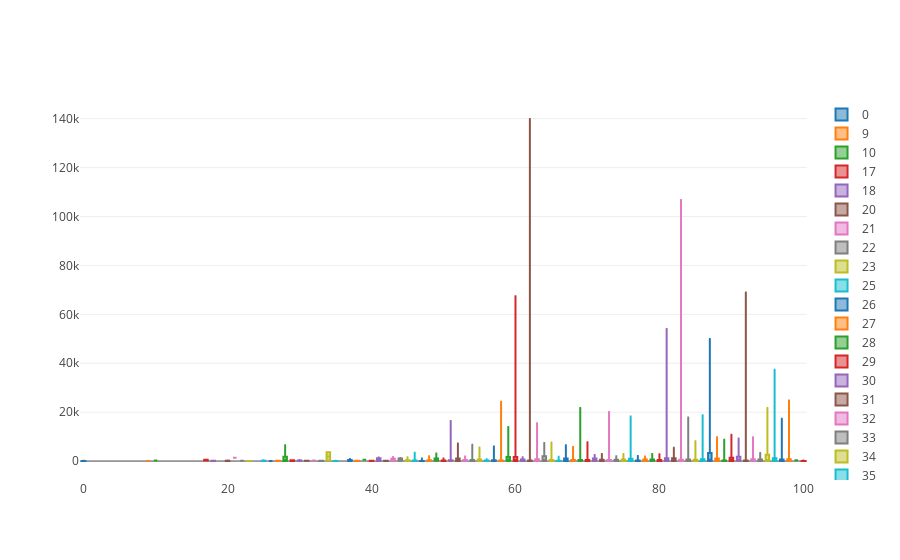

The cell this chart's notebook holds for it:
### Markdown cell above
#### Age

In a playable state according to daily CCU usage, the product released longest ago is "Airmech Strike" on 08/11/2012. The product released closest to now is "Rise Of Industry", on 09/02/2018.

The range spans 5 years, 3 months and 1 days.

#### Distribution

###### Reviews

As the largest dataset, the lowest amount of reviews for a game is 20 (constrained), and the highest is 139,867. The average (less helpful here) is 1569, and the median is 122.

###### Sentiment

User scores range from 0 to 100. The average userscore is 72, and the median is 75.

It is important to note that products with scores at the lowest and highest percentiles have had less reviews (see below). The largest deviation at ~60 is likely explained by the polarity of popular games.

### Code cell
user_score_distribution = json.load(open('./dumps/user-score-distribution.json'))

data = []

for item in user_score_distribution:
    if len(item['review_count']) > 0:
        review_count = item['review_count']
        data.append(
            go.Box(
                y=review_count,
                name=item['score'],
                boxpoints = False
            )
        )

iplot(data)

### Figure 1 — Plotly figure (JSON) as saved in the notebook; plotly's stock layout.template omitted (floating-point values rounded to 4 significant figures)
{"data": [{"boxpoints": false, "name": 0, "type": "box", "y": [21, 21, 22, 26, 27, 29, 40, 41, 85]}, {"boxpoints": false, "name": 9, "type": "box", "y": [25]}, {"boxpoints": false, "name": 10, "type": "box", "y": [229]}, {"boxpoints": false, "name": 17, "type": "box", "y": [198, 501]}, {"boxpoints": false, "name": 18, "type": "box", "y": [71, 99]}, {"boxpoints": false, "name": 20, "type": "box", "y": [25, 39, 76, 141, 247]}, {"boxpoints": false, "name": 21, "type": "box", "y": [1312]}, {"boxpoints": false, "name": 22, "type": "box", "y": [146]}, {"boxpoints": false, "name": 23, "type": "box", "y": [22, 26, 34]}, {"boxpoints": false, "name": 25, "type": "box", "y": [24, 48, 50, 83, 377]}, {"boxpoints": false, "name": 26, "type": "box", "y": [62]}, {"boxpoints": false, "name": 27, "type": "box", "y": [42, 81]}, {"boxpoints": false, "name": 28, "type": "box", "y": [45, 49, 116, 178, 6470]}, {"boxpoints": false, "name": 29, "type": "box", "y": [20, 324]}, {"boxpoints": false, "name": 30, "type": "box", "y": [21, 26, 73, 125, 247, 457]}, {"boxpoints": false, "name": 31, "type": "box", "y": [80, 165]}, {"boxpoints": false, "name": 32, "type": "box", "y": [274]}, {"boxpoints": false, "name": 33, "type": "box", "y": [28, 65, 93]}, {"boxpoints": false, "name": 34, "type": "box", "y": [175, 3626]}, {"boxpoints": false, "name": 35, "type": "box", "y": [42, 50, 77]}, {"boxpoints": false, "name": 37, "type": "box", "y": [38, 46, 134, 789]}, {"boxpoints": false, "name": 38, "type": "box", "y": [29, 37, 60, 93, 94, 137]}, {"boxpoints": false, "name": 39, "type": "box", "y": [578]}, {"boxpoints": false, "name": 40, "type": "box", "y": [27, 49, 77, 82, 96]}, {"boxpoints": false, "name": 41, "type": "box", "y": [44, 121, 1452]}, {"boxpoints": false, "name": 42, "type": "box", "y": [37, 104]}, {"boxpoints": false, "name": 43, "type": "box", "y": [90, 164, 626, 698, 1686]}, {"boxpoints": false, "name": 44, "type": "box", "y": [170, 492, 1230]}, {"boxpoints": false, "name": 45, "type": "box", "y": [23, 31, 47, 50, 62, 73, 79, 89, 197, 230, 774, 849, 1535]}, {"boxpoints": false, "name": 46, "type": "box", "y": [25, 30, 41, 42, 144, 253, 3435]}, {"boxpoints": false, "name": 47, "type": "box", "y": [25, 27, 30, 38, 63, 1061]}, {"boxpoints": false, "name": 48, "type": "box", "y": [67, 70, 78, 148, 156, 164, 403, 1932]}, {"boxpoints": false, "name": 49, "type": "box", "y": [74, 93, 344, 633, 850, 1125, 3101]}, {"boxpoints": false, "name": 50, "type": "box", "y": [22, 22, 23, 26, 28, 31, 32, 47, 69, 75, 100, 104, 191, 197, 411, 465, 1064]}, {"boxpoints": false, "name": 51, "type": "box", "y": [35, 78, 92, 104, 236, 358, 16326]}, {"boxpoints": false, "name": 52, "type": "box", "y": [24, 39, 63, 89, 127, 1340, 7214]}, {"boxpoints": false, "name": 53, "type": "box", "y": [25, 45, 61, 75, 84, 89, 185, 963, 1879]}, {"boxpoints": false, "name": 54, "type": "box", "y": [33, 36, 46, 82, 88, 239, 305, 624, 6689]}, {"boxpoints": false, "name": 55, "type": "box", "y": [34, 80, 89, 101, 108, 147, 190, 207, 626, 740, 1971, 5496]}, {"boxpoints": false, "name": 56, "type": "box", "y": [20, 140, 152, 169, 202, 267, 690]}, {"boxpoints": false, "name": 57, "type": "box", "y": [23, 24, 76, 105, 150, 239, 252, 606, 5981]}, {"boxpoints": false, "name": 58, "type": "box", "y": [34, 44, 48, 60, 79, 90, 91, 102, 121, 138, 220, 1019, 2007, 24286]}, {"boxpoints": false, "name": 59, "type": "box", "y": [41, 76, 158, 527, 665, 2051, 13912]}, {"boxpoints": false, "name": 60, "type": "box", "y": [20, 33, 66, 79, 123, 253, 1168, 2962, 67341]}, {"boxpoints": false, "name": 61, "type": "box", "y": [20, 25, 69, 107, 279, 453, 639, 662, 1527]}, {"boxpoints": false, "name": 62, "type": "box", "y": [20, 41, 58, 61, 118, 131, 137, 144, 155, 192, 305, 126642, 139867]}, {"boxpoints": false, "name": 63, "type": "box", "y": [36, 42, 59, 60, 66, 72, 144, 180, 251, 1155, 5930, 15470]}, {"boxpoints": false, "name": 64, "type": "box", "y": [22, 45, 52, 52, 105, 432, 1121, 1414, 2084, 2287, 7362]}, {"boxpoints": false, "name": 65, "type": "box", "y": [23, 26, 34, 41, 42, 43, 47, 51, 52, 63, 87, 157, 205, 208, 293, 505, 821, 2964, 4180, 7534]}, {"boxpoints": false, "name": 66, "type": "box", "y": [20, 25, 31, 34, 36, 37, 37, 40, 45, 47, 60, 73, 82, 104, 317, 505, 1724]}, {"boxpoints": false, "name": 67, "type": "box", "y": [29, 33, 46, 54, 64, 67, 67, 161, 170, 338, 388, 456, 983, 1101, 3033, 4056, 6422]}, {"boxpoints": false, "name": 68, "type": "box", "y": [54, 55, 67, 68, 75, 97, 107, 119, 260, 264, 267, 284, 428, 450, 1020, 2983, 5735]}, {"boxpoints": false, "name": 69, "type": "box", "y": [48, 53, 64, 95, 110, 136, 142, 165, 197, 236, 270, 309, 313, 431, 540, 1272, 9876, 21738]}, {"boxpoints": false, "name": 70, "type": "box", "y": [29, 30, 31, 31, 35, 35, 70, 79, 80, 92, 96, 96, 128, 136, 276, 297, 412, 499, 1007, 1815, 3927, 4035, 7705]}, {"boxpoints": false, "name": 71, "type": "box", "y": [29, 42, 49, 109, 199, 549, 689, 999, 1314, 2451]}, {"boxpoints": false, "name": 72, "type": "box", "y": [23, 29, 30, 33, 34, 35, 54, 69, 71, 86, 112, 114, 270, 348, 370, 700, 990, 1021, 1294, 2836]}, {"boxpoints": false, "name": 73, "type": "box", "y": [21, 22, 31, 43, 45, 60, 68, 71, 120, 125, 125, 141, 175, 196, 261, 280, 294, 296, 644, 676, 694, 1669, 2491, 20047]}, {"boxpoints": false, "name": 74, "type": "box", "y": [27, 32, 34, 35, 40, 63, 75, 80, 91, 105, 106, 131, 221, 262, 394, 713, 815, 960, 1302, 1937]}, {"boxpoints": false, "name": 75, "type": "box", "y": [22, 25, 25, 25, 27, 31, 35, 43, 48, 48, 61, 147, 235, 236, 251, 263, 297, 336, 396, 599, 799, 921, 943, 1149, 1295, 2843]}, {"boxpoints": false, "name": 76, "type": "box", "y": [28, 31, 33, 53, 56, 109, 183, 184, 218, 264, 392, 632, 912, 1194, 1295, 16797, 18183]}, {"boxpoints": false, "name": 77, "type": "box", "y": [23, 24, 33, 37, 40, 46, 49, 60, 62, 65, 69, 81, 92, 93, 97, 142, 155, 241, 266, 405, 1566, 1570, 2088]}, {"boxpoints": false, "name": 78, "type": "box", "y": [30, 31, 33, 40, 45, 58, 60, 65, 65, 73, 163, 163, 167, 168, 220, 259, 315, 580, 629, 777, 1177, 1186, 1256, 1906]}, {"boxpoints": false, "name": 79, "type": "box", "y": [59, 81, 83, 86, 113, 243, 304, 343, 469, 841, 1983, 2841]}, {"boxpoints": false, "name": 80, "type": "box", "y": [20, 22, 26, 27, 29, 31, 33, 36, 39, 51, 53, 81, 202, 215, 240, 247, 287, 449, 516, 548, 1080, 2582, 2791]}, {"boxpoints": false, "name": 81, "type": "box", "y": [22, 23, 34, 43, 48, 52, 56, 72, 87, 146, 147, 154, 250, 509, 1399, 1507, 1836, 4869, 53955]}, {"boxpoints": false, "name": 82, "type": "box", "y": [28, 28, 36, 41, 41, 43, 53, 99, 124, 162, 227, 355, 363, 382, 512, 840, 1044, 1165, 1192, 1473, 3475, 4351, 5406]}, {"boxpoints": false, "name": 83, "type": "box", "y": [27, 27, 27, 38, 39, 41, 42, 44, 57, 57, 69, 94, 106, 109, 163, 166, 168, 171, 250, 281, 336, 665, 750, 786, 832, 1828, 13445, 106744]}, {"boxpoints": false, "name": 84, "type": "box", "y": [29, 34, 41, 42, 44, 50, 80, 96, 101, 106, 122, 138, 159, 167, 207, 390, 1373, 2790, 4964, 9748, 17833]}, {"boxpoints": false, "name": 85, "type": "box", "y": [22, 22, 25, 29, 31, 34, 35, 55, 70, 71, 86, 89, 94, 108, 140, 266, 326, 449, 599, 614, 873, 2413, 4176, 8056]}, {"boxpoints": false, "name": 86, "type": "box", "y": [22, 30, 36, 44, 57, 62, 64, 96, 135, 158, 340, 352, 499, 695, 842, 965, 15486, 18724]}, {"boxpoints": false, "name": 87, "type": "box", "y": [28, 66, 84, 87, 97, 122, 142, 161, 575, 1171, 1270, 3919, 7636, 12503, 49917]}, {"boxpoints": false, "name": 88, "type": "box", "y": [22, 29, 30, 32, 36, 36, 37, 39, 40, 42, 44, 105, 108, 116, 126, 152, 174, 189, 201, 296, 889, 1139, 1223, 1584, 1640, 2817, 3752, 9772]}, {"boxpoints": false, "name": 89, "type": "box", "y": [21, 30, 43, 48, 53, 58, 78, 88, 94, 120, 122, 157, 183, 222, 574, 2550, 8045, 8695]}, {"boxpoints": false, "name": 90, "type": "box", "y": [28, 35, 42, 42, 56, 74, 77, 92, 108, 128, 138, 142, 175, 182, 200, 1294, 1390, 1841, 2366, 8041, 10762]}, {"boxpoints": false, "name": 91, "type": "box", "y": [24, 51, 54, 89, 108, 188, 218, 273, 282, 325, 357, 379, 1060, 1139, 1939, 2520, 3426, 4550, 9201]}, {"boxpoints": false, "name": 92, "type": "box", "y": [30, 31, 31, 31, 33, 34, 35, 39, 43, 55, 59, 74, 77, 119, 125, 128, 136, 139, 153, 220, 370, 389, 438, 2164, 2806, 68963]}, {"boxpoints": false, "name": 93, "type": "box", "y": [25, 33, 40, 60, 64, 65, 99, 103, 190, 201, 284, 332, 373, 428, 438, 439, 500, 541, 553, 722, 736, 1048, 1135, 4699, 5191, 9696]}, {"boxpoints": false, "name": 94, "type": "box", "y": [20, 23, 29, 30, 38, 61, 75, 191, 245, 274, 657, 706, 3098, 3299]}, {"boxpoints": false, "name": 95, "type": "box", "y": [22, 26, 27, 28, 30, 65, 223, 307, 321, 486, 910, 1569, 2133, 3883, 6233, 11566, 21650]}, {"boxpoints": false, "name": 96, "type": "box", "y": [30, 47, 54, 67, 121, 139, 154, 165, 168, 215, 267, 305, 319, 330, 609, 1067, 1159, 1597, 2697, 3930, 5652, 37288]}, {"boxpoints": false, "name": 97, "type": "box", "y": [44, 45, 47, 51, 53, 54, 54, 59, 85, 184, 192, 198, 1045, 1565, 2304, 17269]}, {"boxpoints": false, "name": 98, "type": "box", "y": [72, 89, 176, 267, 297, 877, 24741]}, {"boxpoints": false, "name": 99, "type": "box", "y": [282]}, {"boxpoints": false, "name": 100, "type": "box", "y": [20, 21, 21, 22, 23, 24, 24, 25, 25, 26, 28, 30, 30, 32, 34, 34, 34, 35, 35, 41, 45, 55, 56, 235]}], "layout": {}}
